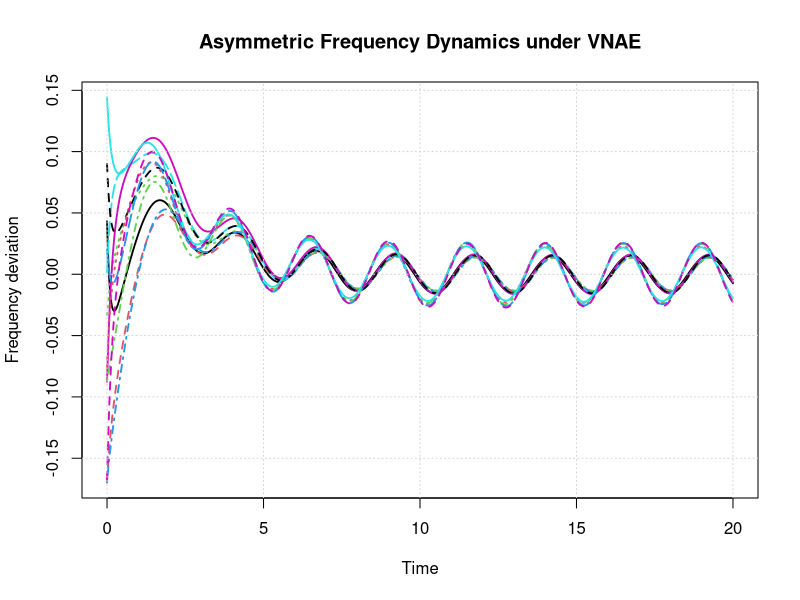
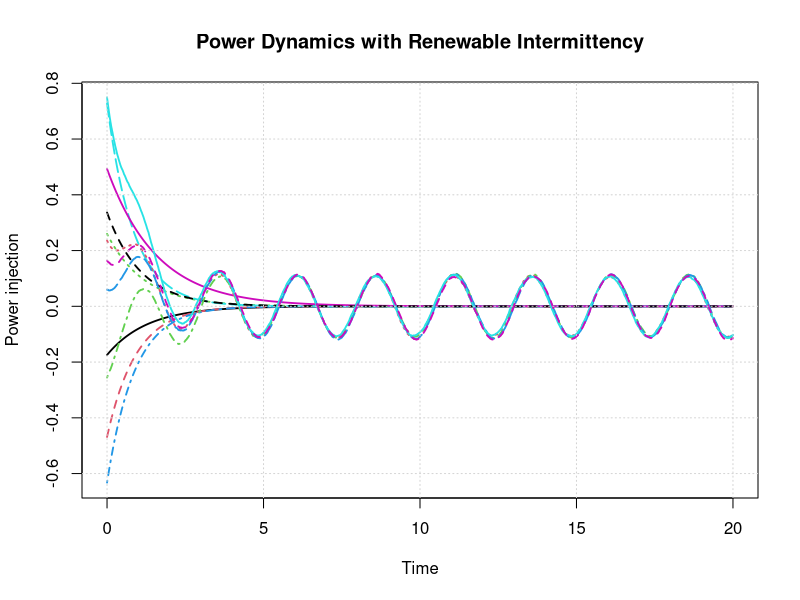

Write the R code that produced these figures, in order.
# ------------------------------------------------------------
# VNAE Asymmetric Power Grid Stability
# Abstract Multi-Variable Network Model
# ------------------------------------------------------------

rm(list = ls())
set.seed(123)

# ------------------------------------------------------------
# Network parameters
# ------------------------------------------------------------

N <- 12               # number of grid nodes
T  <- 20
dt <- 0.01
time <- seq(0, T, by = dt)

# Node types:
# 1 = generator, 2 = load, 3 = renewable
node_type <- c(1,1,1, 2,2,2,2, 3,3,3,3,3)

# ------------------------------------------------------------
# Asymmetric structural parameters (VNAE core)
# ------------------------------------------------------------

# Inertia / rigidity (Theta)
theta <- c(
  1.5, 1.2, 1.0,      # generators
  0.6, 0.5, 0.7, 0.4,# loads
  0.8, 0.9, 0.6, 0.7, 0.5  # renewables
)

Theta <- diag(theta)

# Power dissipation
gamma <- diag(runif(N, 0.6, 1.2))

# ------------------------------------------------------------
# Network Laplacian (asymmetric grid)
# ------------------------------------------------------------

A <- matrix(runif(N*N, 0, 1), N, N)
A <- (A + t(A)) / 2
diag(A) <- 0

D <- diag(rowSums(A))
L <- D - A

# ------------------------------------------------------------
# Initial states
# ------------------------------------------------------------

omega <- runif(N, -0.3, 0.3)   # frequency deviations
p     <- runif(N, -1, 1)       # power injections

Omega <- matrix(0, length(time), N)
Power <- matrix(0, length(time), N)

Omega[1, ] <- omega
Power[1, ] <- p

# ------------------------------------------------------------
# Intermittent renewable forcing
# ------------------------------------------------------------

renewable_noise <- function(t, i) {
  if (node_type[i] == 3) {
    return(0.3 * sin(2 * pi * 0.4 * t) + rnorm(1, 0, 0.05))
  } else {
    return(0)
  }
}

# ------------------------------------------------------------
# Simulation loop
# ------------------------------------------------------------

for (k in 2:length(time)) {
 
  w <- Omega[k-1, ]
  p <- Power[k-1, ]
 
  # Frequency dynamics (VNAE structure)
  dw <- -L %*% w - Theta %*% w + p
 
  # Power dynamics
  dp <- -gamma %*% p
 
  for (i in 1:N) {
    dp[i] <- dp[i] + renewable_noise(time[k], i)
  }
 
  Omega[k, ] <- w + dt * dw
  Power[k, ] <- p + dt * dp
}

# ------------------------------------------------------------
# VNAE metric tensor and curvature (abstract)
# ------------------------------------------------------------

beta <- 0.2

# Metric tensor g_ij = delta_ij + beta (Theta + A)
g <- diag(N) + beta * (Theta + A)

# Scalar curvature proxy (VNAE-style)
K <- 0
for (i in 1:(N-1)) {
  for (j in (i+1):N) {
    K <- K + abs(theta[i] - theta[j]) * abs(A[i,j]) /
      (1 + beta * (theta[i] + theta[j]))
  }
}
K <- 2 * K / (N * (N - 1))

cat("VNAE scalar curvature K =", round(K, 4), "\n")

# ------------------------------------------------------------
# Visualization
# ------------------------------------------------------------

matplot(time, Omega, type = "l", lwd = 1.8,
        xlab = "Time",
        ylab = "Frequency deviation",
        main = "Asymmetric Frequency Dynamics under VNAE")
grid()

matplot(time, Power, type = "l", lwd = 1.8,
        xlab = "Time",
        ylab = "Power injection",
        main = "Power Dynamics with Renewable Intermittency")
grid()

             

